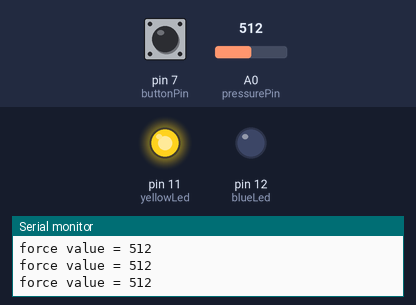
Simulated run of this sketch. Board: Arduino Uno, built with avr-gcc and run on an emulated ATmega328P. Parts: output pins drawn as LEDs (lit = HIGH), the last lines printed to the serial monitor. The test bench sets the inputs (shaded band); at power-on: A0 (pressurePin) = 512, pin 7 (buttonPin) HIGH.

Above: at 1.2 s.
1.3 s: A0 (pressurePin) set to 409
2.8 s: A0 (pressurePin) set to 383
At 3.6 s:
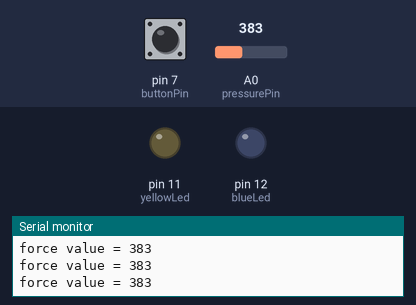
4.3 s: A0 (pressurePin) set to 810
At 4.9 s:
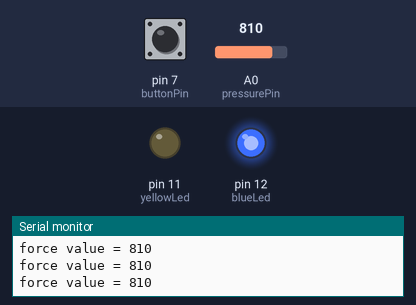
5.8 s: A0 (pressurePin) set to 785
At 6.3 s:
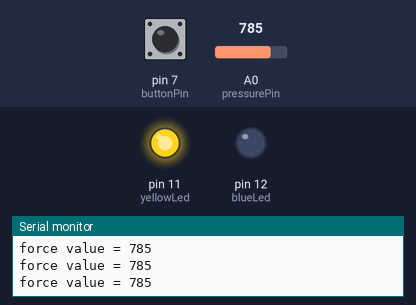
7.3 s: A0 (pressurePin) set to 900
At 7.7 s:
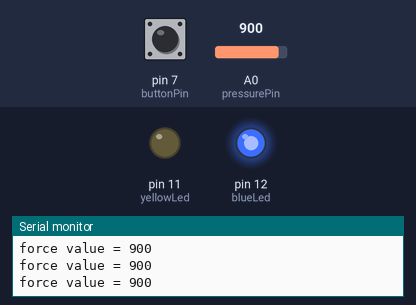
Timing chart, 0 to 9.8 s (numbered marks = the images above; inputs shaded):
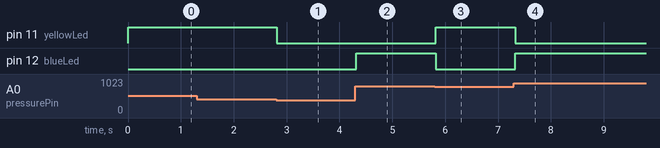

Measured:
- the behaviour switches between 400 and 399 on A0 (pressurePin) (found by bisection; images 0 and 1)
- the behaviour switches between 801 and 800 on A0 (pressurePin) (found by bisection; images 2 and 3)
- after the input at 2.8 s, pin 11 (yellowLed): HIGH → LOW at once
- after the input at 4.3 s, pin 12 (blueLed): LOW → HIGH at once
- after the input at 5.8 s, pin 11 (yellowLed): LOW → HIGH at once; pin 12 (blueLed): HIGH → LOW at once
- after the input at 7.3 s, pin 11 (yellowLed): HIGH → LOW at once; pin 12 (blueLed): LOW → HIGH at once

The sketch:

circuitcode.ino
```cpp
int pressurePin = A0;
int blueLed = 12;
int yellowLed = 11;
int force;
const int buttonPin = 7;
int buttonState = 0;

void setup() {
  pinMode(buttonPin, INPUT);
  pinMode(blueLed, OUTPUT);
  pinMode(yellowLed, OUTPUT);
  Serial.begin(9600);
}

void loop() {

  force = analogRead(pressurePin);
  Serial.print("force value = ");
  Serial.println(force);

  buttonState = digitalRead(buttonPin);

  if (buttonState == LOW) {
    if (force < 400) {
      digitalWrite(blueLed, LOW);
      digitalWrite(yellowLed, LOW);
    }
    if ((force > 400) && (force <= 800)) {
      digitalWrite(blueLed, HIGH);
      digitalWrite(yellowLed, LOW);
    }

    if (force > 800) {
      digitalWrite(blueLed, LOW);
      digitalWrite(yellowLed, HIGH);
    }
  }

  else {
    if (force < 400) {
      digitalWrite(blueLed, LOW);
      digitalWrite(yellowLed, LOW);
    }
    if ((force > 400) && (force <= 800)) {
      digitalWrite(blueLed, LOW);
      digitalWrite(yellowLed, HIGH);
    }

    if (force > 800) {
      digitalWrite(blueLed, HIGH);
      digitalWrite(yellowLed, LOW);
    }
  }
  delay(100);
}
```
